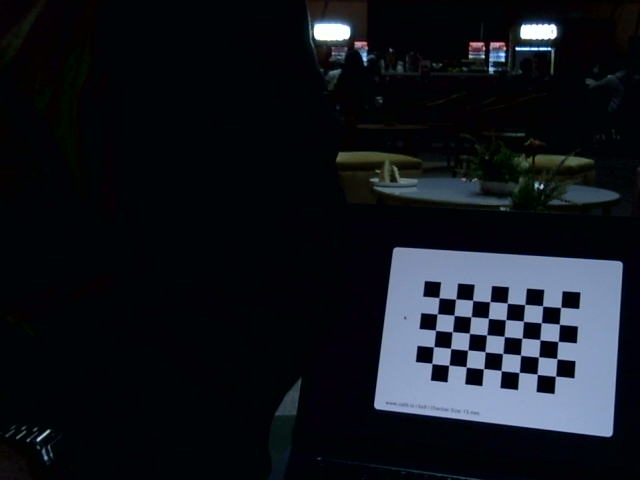
#> input picture device-pi/calibration_images/left_00.png, 640 x 480 px
$ python -i depthfinal4.py   (imports and definitions only)   (older library calls are emulated)
#> lines starting #> are read from the running program, lines starting #| are printed output that depends on the picture; after the words box and inside, x2 and y2 are one past the last pixel; in counts of white or black regions, pixels touching at a corner belong together
#> further down, picture is the input picture: shape (480, 640, 3); mean B, G, R 29.1, 22.4, 18.7
import numpy as np
import cv2
import os
from collections import deque
import time
import json
import base64
from eth_account import Account
from eth_account.messages import encode_defunct
from dotenv import load_dotenv

# Load environment variables
# [1 line not run here, left out]

# --- CONFIGURATION ---
LEFT_PATH = "/dev/v4l/by-path/platform-fd500000.pcie-pci-0000:01:00.0-usb-0:1.1:1.0-video-index0"
RIGHT_PATH = "/dev/v4l/by-path/platform-fd500000.pcie-pci-0000:01:00.0-usb-0:1.2:1.0-video-index0"
PARAM_FILE = 'stereo_params.npz'
WIDTH = 640
HEIGHT = 480
FPS = 30

# [30 lines left out: functions compute_stereo_depth, visualize_depth, create_depth_overlay_blend, not called in this run]

def compute_enhanced_depth(frame):
    """Compute enhanced depth visualization using edge detection"""
    gray = cv2.cvtColor(frame, cv2.COLOR_BGR2GRAY)
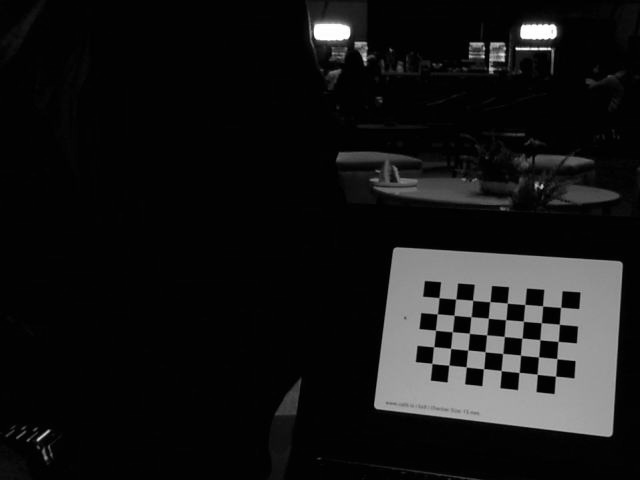
#> gray: shape (480, 640); min 0, max 255, mean 21.9
    edges = cv2.Canny(gray, 50, 150)
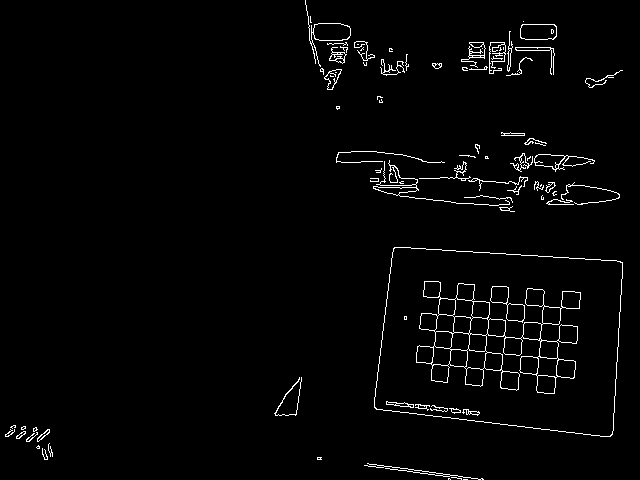
#> edges: shape (480, 640); 2.2% white in thin lines or dots
    dist = cv2.distanceTransform(255 - edges, cv2.DIST_L2, 5)
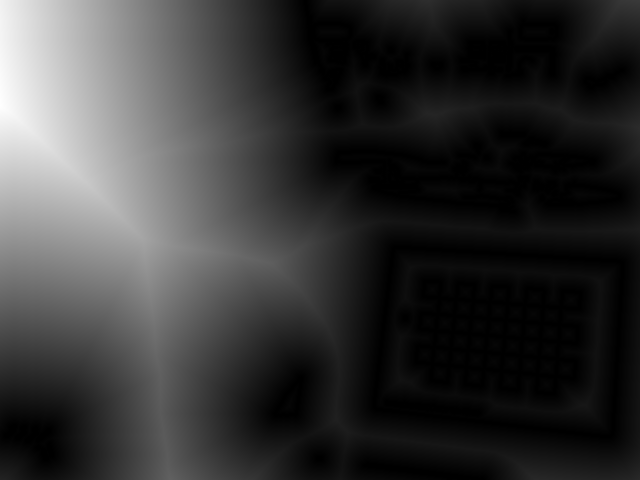
#> dist: shape (480, 640) float32; min 0, max 321.8, mean 69; drawn with min black and max white
    dist = cv2.normalize(dist, None, 0, 255, cv2.NORM_MINMAX, cv2.CV_8U)
    dist = cv2.GaussianBlur(dist, (21, 21), 0)
    depth_map = cv2.applyColorMap(dist, cv2.COLORMAP_JET)
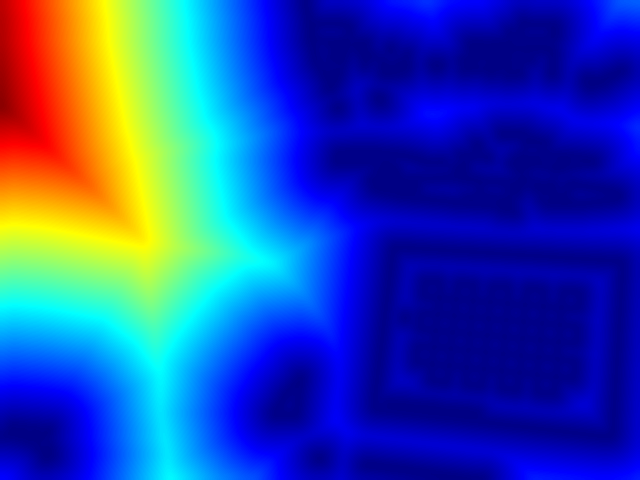
#> depth_map: shape (480, 640, 3); mean B, G, R 169.1, 71.1, 38.9
    overlay = cv2.addWeighted(frame, 0.4, depth_map, 0.6, 0)
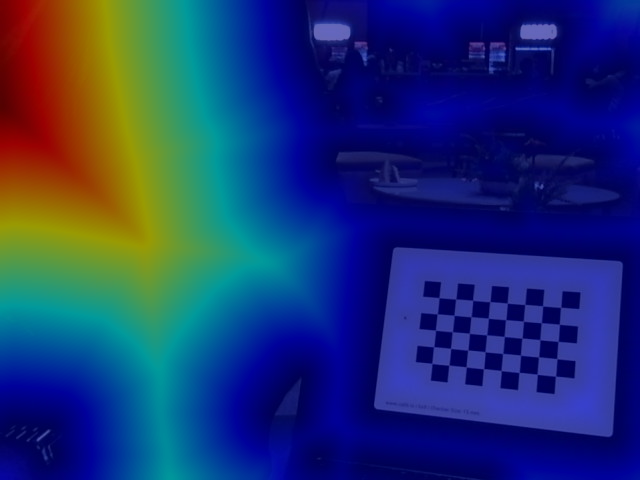
#> overlay: shape (480, 640, 3); mean B, G, R 113, 51.6, 30.8
    return overlay

# [351 lines left out: functions image_to_base64, compress_depth_data, reconstruct_depth_map, sign_data_eip191, save_depth_capture, run_five_view, not called in this run]


# [2 lines not run here, left out]

>>> import cv2
>>> picture = cv2.imread('calibration_images/left_00.png')
>>> result = compute_enhanced_depth(picture)

$ run again, on device-pi/calibration_images/left_01.png
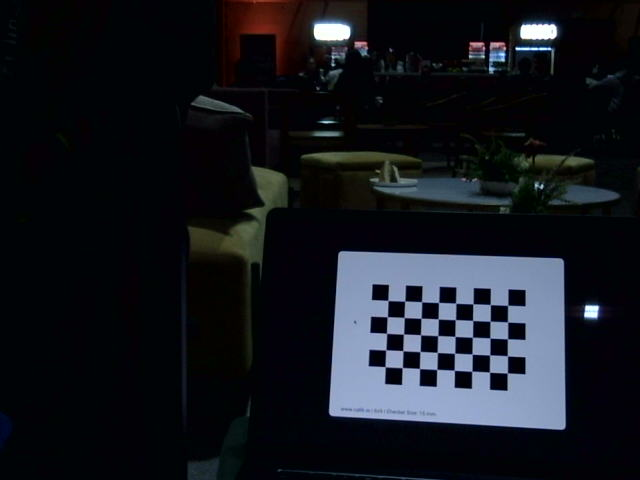
#> input picture device-pi/calibration_images/left_01.png, 640 x 480 px
#> picture is the input picture: shape (480, 640, 3); mean B, G, R 30, 23.8, 21
#> in compute_enhanced_depth, `edges = cv2.Canny(gray, 50, 150)`:
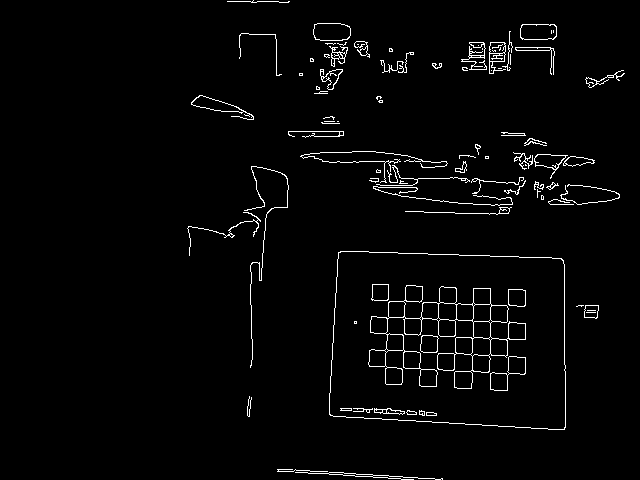
#> edges: shape (480, 640); 2.5% white in thin lines or dots, all inside (x1, y1, x2, y2) = (187, 0, 625, 480)
#> in compute_enhanced_depth, `overlay = cv2.addWeighted(frame, 0.4, depth_map, 0.6, 0)`:
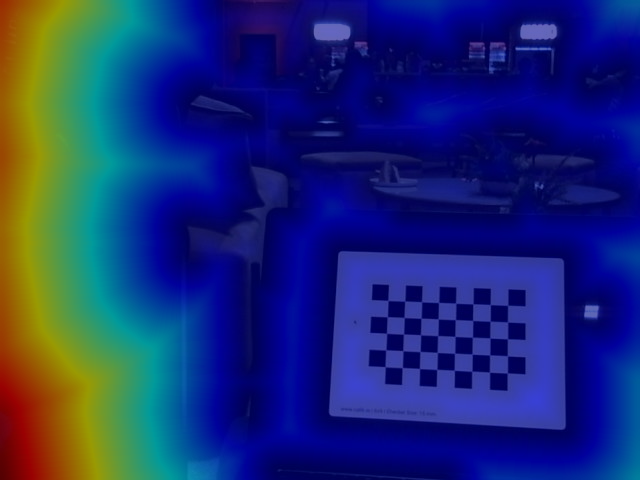
#> overlay: shape (480, 640, 3); mean B, G, R 115.3, 44, 28.3

$ run again, on device-pi/calibration_images/left_02.png
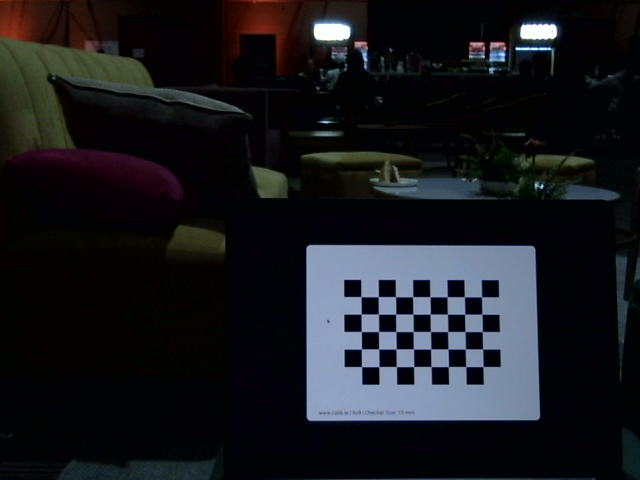
#> input picture device-pi/calibration_images/left_02.png, 640 x 480 px
#> picture is the input picture: shape (480, 640, 3); mean B, G, R 30.3, 25.8, 24.6
#> in compute_enhanced_depth, `edges = cv2.Canny(gray, 50, 150)`:
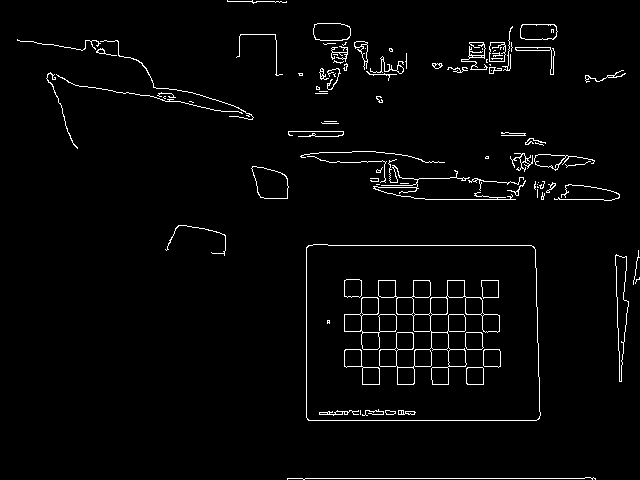
#> edges: shape (480, 640); 2.6% white in thin lines or dots
#> in compute_enhanced_depth, `overlay = cv2.addWeighted(frame, 0.4, depth_map, 0.6, 0)`:
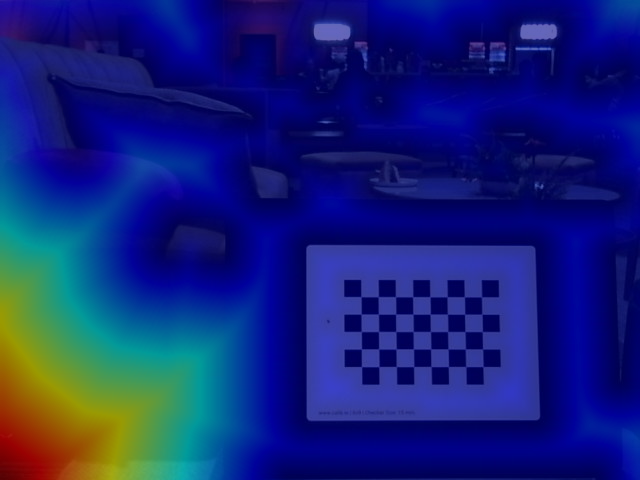
#> overlay: shape (480, 640, 3); mean B, G, R 120.7, 33.8, 20.4

$ run again, on device-pi/calibration_images/left_03.png
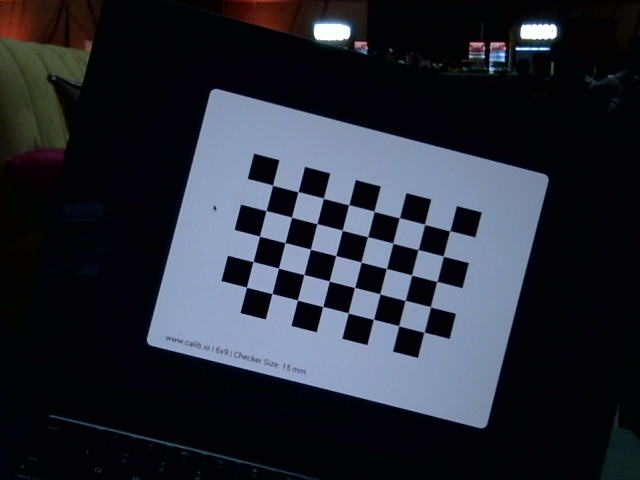
#> input picture device-pi/calibration_images/left_03.png, 640 x 480 px
#> picture is the input picture: shape (480, 640, 3); mean B, G, R 53.3, 42.9, 39
#> in compute_enhanced_depth, `edges = cv2.Canny(gray, 50, 150)`:
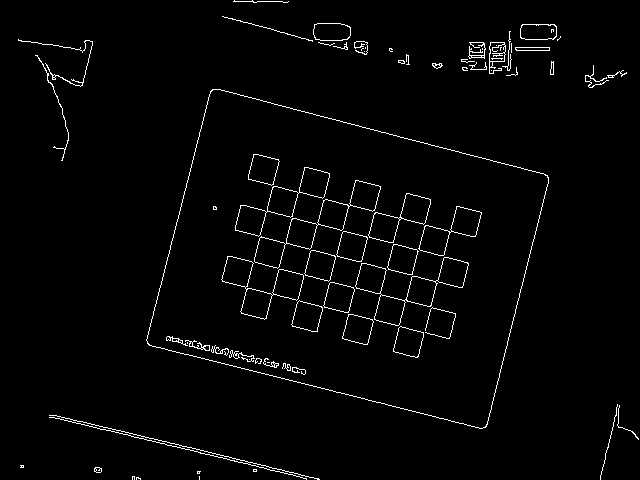
#> edges: shape (480, 640); 2.2% white in thin lines or dots
#> in compute_enhanced_depth, `overlay = cv2.addWeighted(frame, 0.4, depth_map, 0.6, 0)`:
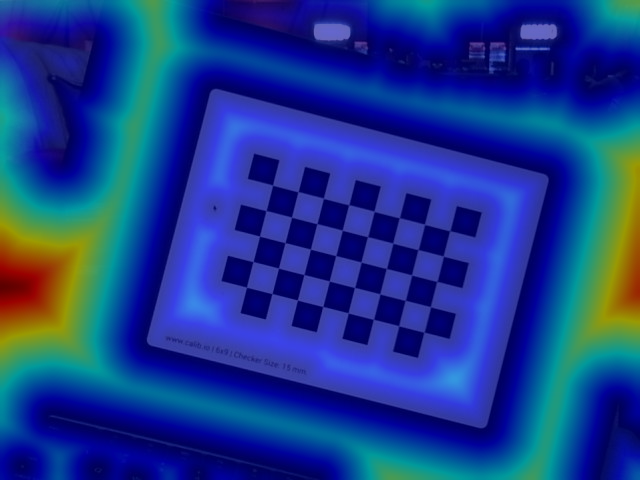
#> overlay: shape (480, 640, 3); mean B, G, R 143.6, 59.6, 26.1
